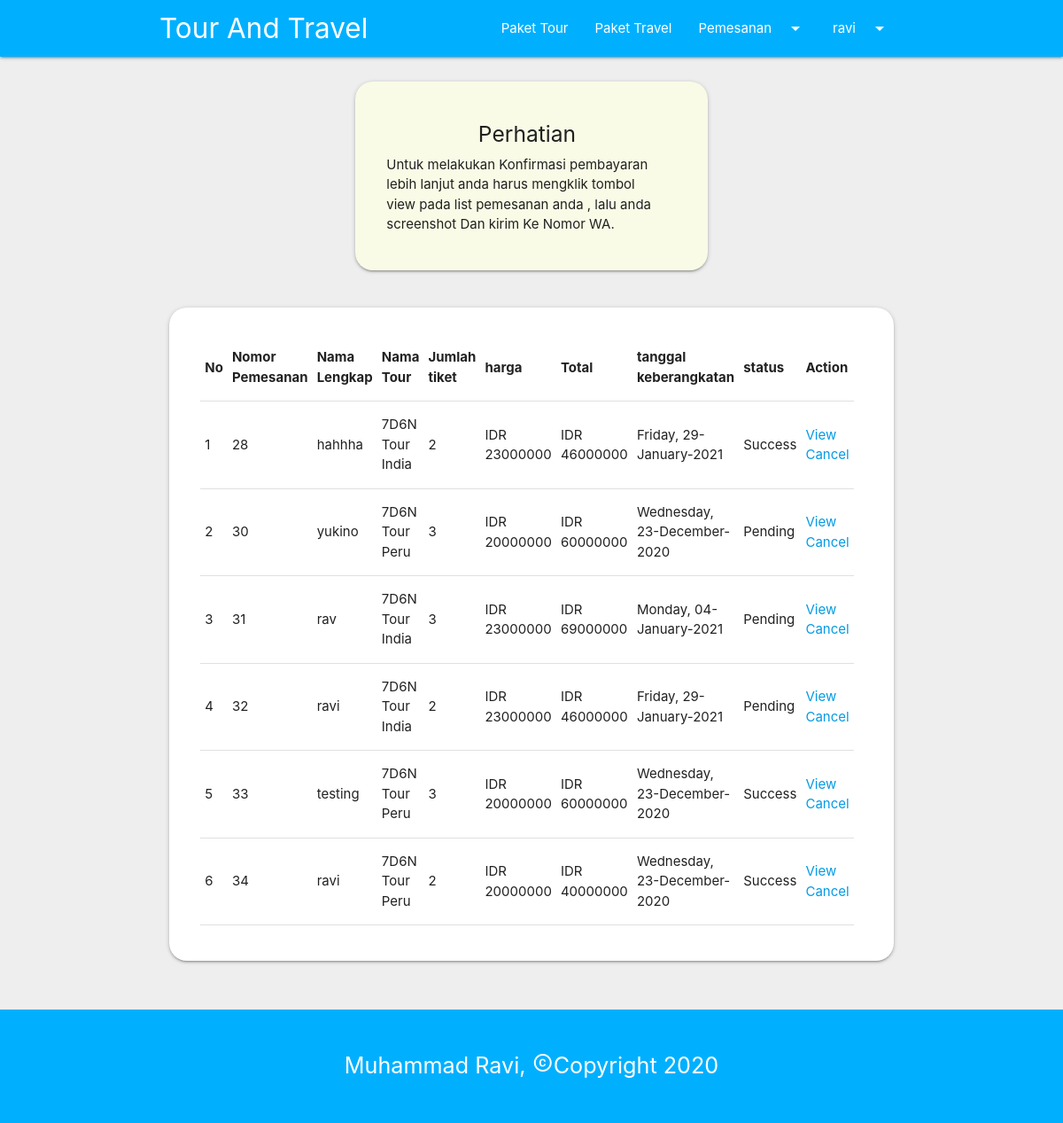
Page /pemesanan_tour.php (signed in) on the committed database.
### tables this page shows
CREATE TABLE `pesanan_tour` (
  `nomor_pemesanan` int(11) NOT NULL,
  `nama_lengkap` varchar(100) NOT NULL,
  `nama_tour` varchar(100) NOT NULL,
  `jumlah_tiket` int(100) NOT NULL,
  `harga` int(100) NOT NULL,
  `total` int(100) NOT NULL,
  `tanggal_berangkatan` date NOT NULL,
  `username` varchar(255) NOT NULL,
  `status` enum('Pending','Success','Cancel') NOT NULL
);

### function.php (called while the page is built, shortened)
<?php
$koneksi = mysqli_connect("localhost","root","","db_tour_travel");
function query($query) {
	global $koneksi;
	$result = mysqli_query($koneksi, $query);
	$rows = [];
	while( $row = mysqli_fetch_assoc($result)) {
		$rows[] = $row;
	}
	return $rows;
}
 ?>

### pemesanan_tour.php (the view, shortened to what this page needs)
<?php
require 'function.php';
$username = $_SESSION["username"];
$info = query("SELECT * FROM pesanan_tour WHERE username = '$username'");
 ?>
<!DOCTYPE html>
<html lang="en">
<head>
      <link rel="stylesheet" href="css/icon.css">
      <link type="text/css" rel="stylesheet" href="css/materialize.min.css"  media="screen,projection"/>
      <link rel="stylesheet" type="text/css" href="css/style.css?=1.1">
</head>
<body>
	<?php include('header.php'); ?>
	<section class="grey lighten-3">
		<div class="container">
      <div class="row">
        <div class="col m6 s12 offset-m3">
            <div class="card-panel lime lighten-5">
              <h5 class="center">Perhatian</h5>
            <span>Untuk melakukan Konfirmasi pembayaran lebih lanjut anda harus mengklik tombol view pada list pemesanan anda , lalu anda screenshot Dan kirim Ke Nomor WA.
            </span>
            </div>
          </div>
      </div>
		    <div class="row">
			     <div class="col s12">
            <div class="card-panel">
                <table class="responsive-table">
                  <thead>
                    <tr>
                      <th>No</th>
                      <th>Nomor Pemesanan</th>
                      <th>Nama Lengkap</th>
                      <th>Nama Tour</th>
                      <th>Jumlah tiket</th>
                      <th>harga</th>
                      <th>Total</th>
                      <th>tanggal keberangkatan</th>
                      <th>status</th>
                      <th>Action</th>
                    </tr>
                  </thead>
                    <tbody>
                      <?php $id=1; ?>
                      <?php foreach($info as $data) :?>
                        <tr>
                          <td><?php echo $id; ?></td>
                          <td><?php echo $data["nomor_pemesanan"]; ?></td>
                          <td><?php echo $data["nama_lengkap"]; ?></td>
                          <td><?php echo $data["nama_tour"]; ?></td>
                          <td><?php echo $data["jumlah_tiket"]; ?></td>
                          <td>IDR <?php echo $data["harga"]; ?></td>
                          <td>IDR <?php echo $data["total"]; ?></td>
                          <td><?php $tanggal = $data["tanggal_berangkatan"];
                            echo date("l, d-F-Y", strtotime($tanggal)); ?></td>
                          <td><?php echo $data["status"]; ?></td>
                          <td>
                              <a href="view_tour.php?id=<?php echo $data["nomor_pemesanan"]; ?>">View</a>
                              <a href="cancel_tour.php?id=<?php echo $data["nomor_pemesanan"]; ?>">Cancel</a>
                          </td>
                        </tr>
                      <?php $id++; ?>
                      <?php endforeach; ?>
                    </tbody>
                  </table>
                  </div>
            </div>
			 </div>
		</div>
	</section>
  <?php include('footer.php'); ?>
</body>
</html>

### css/style.css (style rules this page uses)
section, footer { padding: 20px 0; }
.card-panel { padding-right: 45px !important; padding-left: 35px !important; border-radius:20px; padding-top: 30px !important; padding-bottom: 40px !important; cursor: pointer; transition: 1s; }

### rows in the picture
pesanan_tour: nomor_pemesanan "28", nama_lengkap "hahhha", nama_tour "7D6N Tour India", jumlah_tiket "2", harga "23000000", total "46000000", tanggal_berangkatan "Friday, 29-January-2021", status "Success"
pesanan_tour: nomor_pemesanan "30", nama_lengkap "yukino", nama_tour "7D6N Tour Peru", jumlah_tiket "3", harga "20000000", total "60000000", tanggal_berangkatan "Wednesday, 23-December-2020", status "Pending"
pesanan_tour: nomor_pemesanan "31", nama_lengkap "rav", nama_tour "7D6N Tour India", jumlah_tiket "3", harga "23000000", total "69000000", tanggal_berangkatan "Monday, 04-January-2021", status "Pending"
pesanan_tour: nomor_pemesanan "32", nama_lengkap "ravi", nama_tour "7D6N Tour India", jumlah_tiket "2", harga "23000000", total "46000000", tanggal_berangkatan "Friday, 29-January-2021", status "Pending"
pesanan_tour: nomor_pemesanan "33", nama_lengkap "testing", nama_tour "7D6N Tour Peru", jumlah_tiket "3", harga "20000000", total "60000000", tanggal_berangkatan "Wednesday, 23-December-2020", status "Success"
pesanan_tour: nomor_pemesanan "34", nama_lengkap "ravi", nama_tour "7D6N Tour Peru", jumlah_tiket "2", harga "20000000", total "40000000", tanggal_berangkatan "Wednesday, 23-December-2020", status "Success"

### other values in the picture
$_SESSION["username"] "ravi"
